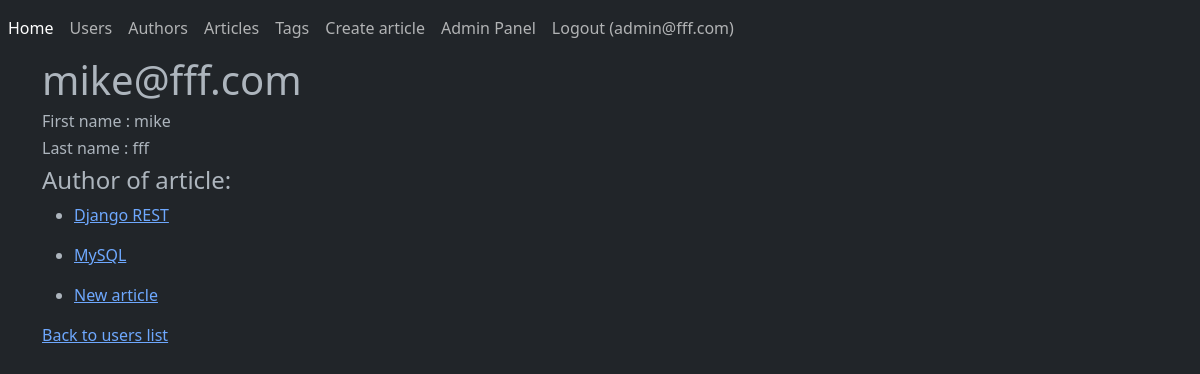
The page /users/3 (signed in) on the database its author committed.
### blog/models.py (models this page shows, shortened)
class User(db.Model, UserMixin):
    __tablename__ = 'users'
    id = db.Column(db.Integer, primary_key=True)
    email = db.Column(db.String(127), unique=True, nullable=False)
    first_name = db.Column(db.String(127))
    last_name = db.Column(db.String(127))
    password = db.Column(db.String(127))
    is_staff = db.Column(db.Boolean, default=False)
    author = relationship('Author', uselist=False, back_populates='user')

class Article(db.Model):
    __tablename__ = 'articles'
    id = db.Column(db.Integer, primary_key=True)
    author_id = db.Column(db.Integer, ForeignKey('authors.id'), nullable=False)
    title = db.Column(db.String(127), nullable=False)
    text = db.Column(db.Text)
    created_at = db.Column(db.DateTime, default=datetime.now)
    updated_at = db.Column(db.DateTime, default=datetime.now, onupdate=datetime.now)
    author = relationship('Author', back_populates='articles')
    tags = relationship('Tag', secondary=article_tag_associations_table, back_populates='articles')

### blog/user/views.py (the view)
@user_app.route('/<int:pk>')
@login_required
def profile(pk: int):
    _user = User.query.filter_by(id=pk).one_or_none()
    if _user is None:
        raise NotFound(f"User #{pk} doesn't exist!")
    return render_template(
        'users/profile.html',
        user=_user,
    )

### blog/app.py (called while the page is built)
def create_app() -> Flask:
    app.config.from_object('blog.config')
    db.init_app(app)
    migrate.init_app(app, db, compare_type=True)
    admin.init_app(app)
    api.plugins = [
        EventPlugin(),
        PermissionPlugin(),
        ApiSpecPlugin(
            app=app,
            tags={
                'Tag': 'Tag API',
                'User': 'User API',
                'Author': 'Author API',
                'Article': 'Article API',
            }
        ),
    ]
    api.init_app(app)
    login_manager.login_view = "auth.login"
    login_manager.init_app(app)
    @login_manager.user_loader
    def load_user(user_id):
        from blog.models import User
        return User.query.get(int(user_id))
    register_blueprints(app)
    register_commands(app)
    register_api_routes()
    return app

### blog/templates/users/profile.html (shortened to what this page needs)
{% extends 'base.html' %}
{% block body %}
<h1>{{ user.email }}</h1>
<div class="row">
    <h6>First name :  {{ user.first_name }}</h6>
    <h6>Last  name :  {{ user.last_name }}</h6>
</div>
<h4>Author of article:</h4>
{% for article in user.author.articles %}
<ul>
    <li>
        <a href="{{ url_for('articles.article_detail', article_id=article.id) }}">
            {{ article.title }}
        </a>
    </li>
</ul>
{% endfor %}
<div>
    <a href="{{ url_for('user.user_list') }}">Back to users list</a>
</div>
{% endblock %}

### blog/templates/base.html (shortened to what this page needs)
<!doctype html>
<html lang="en" data-bs-theme="dark">
  <head>
    {% block css %}
      <link rel="stylesheet" href="{{ url_for('static', filename='css/bootstrap.min.css') }}">
    {% endblock %}
  </head>
  <body>
    {% include 'navbar.html' %}
    <div class="container">
      {% block body %}{% endblock %}
    </div>
  </body>
</html>

### blog/templates/navbar.html (shortened to what this page needs)
<nav class="navbar navbar-expand-lg bg-dark" data-bs-theme="dark">
    <div class="collapse navbar-collapse" id="navbarNav">
      <ul class="navbar-nav">
        <li class="nav-item">
          <a class="nav-link active" aria-current="page" href='/' >Home</a>
        </li>
        <li class="nav-item">
          <a class="nav-link" href="{{ url_for('user.user_list') }}">Users</a>
        </li>
        <li class="nav-item">
          <a class="nav-link" href="{{ url_for('author.author_list') }}">Authors</a>
        </li>
        <li class="nav-item">
          <a class="nav-link" href="{{ url_for('articles.articles_list') }}">
            Articles</a>
        </li>
        <li class="nav-item">
          <a class="nav-link" href="{{ url_for('tags.tags_list') }}">Tags</a>
        </li>
        {% if current_user.is_authenticated %}
        <li class="nav-item">
           <a class="nav-link" href="{{ url_for('articles.create_article_form') }}">
            Create article</a>
        </li>
        {% endif %}
        {% if current_user.is_authenticated and current_user.is_staff %}
        <li class="nav-item">
          <a class="nav-link" href="{{ url_for('admin.index') }}">Admin Panel</a>
        </li>
        {% endif %}
        {% if current_user.is_authenticated %}
        <li class="nav-item">
          <a class="nav-link" href="{{ url_for('auth.logout') }}">
            Logout ({{ current_user.email }})</a>
        </li>
        {% endif %}
      </ul>
    </div>
  </nav>

### rows shown on the page
User: email "admin@fff.com"
User: email "mike@fff.com", first_name "mike", last_name "fff"
Article: title "Django REST"
Article: title "MySQL"
Article: title "New article"
